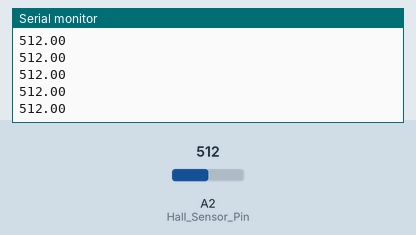
Recording of a sketch running on a simulated Arduino Uno, built with avr-gcc and run on an emulated ATmega328P. On the bench: the last lines printed to the serial monitor. The inputs (shaded band) are chosen by the test bench; at power-on: A2 (Hall_Sensor_Pin) = 512.

Above: at 1.2 s.
1.3 s: A2 (Hall_Sensor_Pin) set to 716
At 1.33 s:
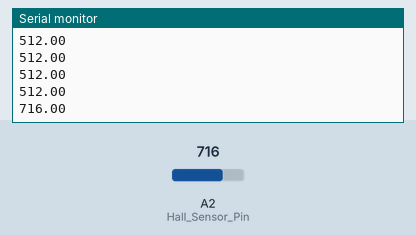
2.8 s: A2 (Hall_Sensor_Pin) set to 900
At 2.8 s:
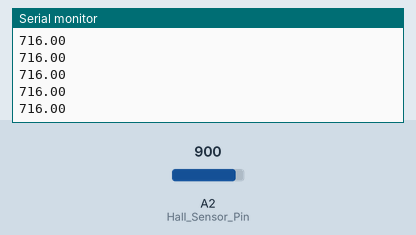
Timing chart, 0 to 5.8 s (numbered marks = the images above; inputs shaded):
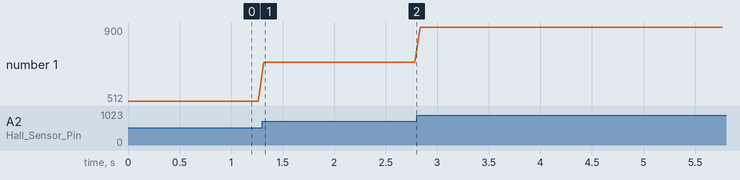

Measured:
- after the input at 1.3 s, the serial monitor: prints a new line at once (image 1)
- plotted number 1: 512 → 716 after the input at 1.3 s, 716 → 900 after the input at 2.8 s

The sketch:

Hall_49E.ino
```cpp
#define Hall_Sensor_Pin A2

void setup() {
  pinMode(Hall_Sensor_Pin,INPUT);
  Serial.begin(9600);
}

void loop() {
  float voltage;
  voltage = analogRead(Hall_Sensor_Pin);
  Serial.println(voltage);
  delay(50);
}
```
